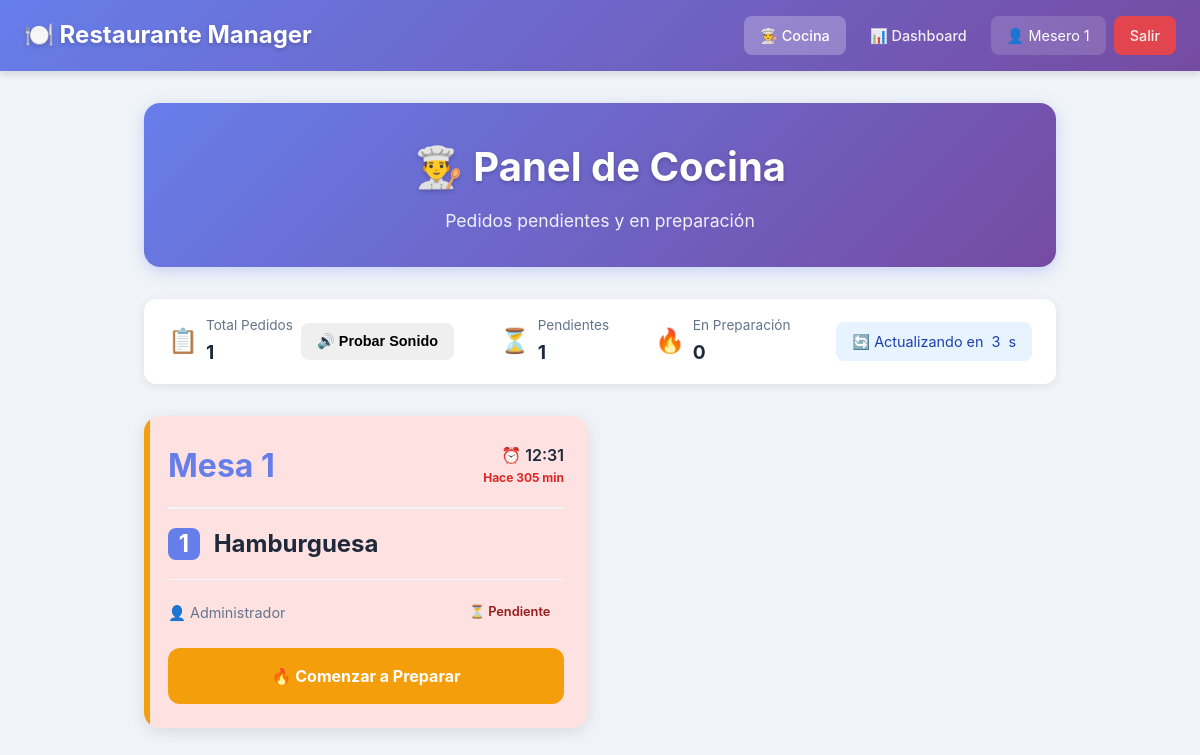
/cocina (signed in), run on the app's committed database.
### app.py (models this page shows, shortened)
class Usuario(UserMixin, db.Model):
    id = db.Column(db.Integer, primary_key=True)
    username = db.Column(db.String(80), unique=True, nullable=False)
    password_hash = db.Column(db.String(200), nullable=False)
    nombre = db.Column(db.String(100), nullable=False)
    rol = db.Column(db.String(20), default='mesero')  # mesero, cocina, admin

class Pedido(db.Model):
    id = db.Column(db.Integer, primary_key=True)
    fecha = db.Column(db.DateTime, default=datetime.now)
    mesa_id = db.Column(db.Integer, db.ForeignKey('mesa.id'), nullable=False)
    sesion_id = db.Column(db.Integer, db.ForeignKey('sesion.id'), nullable=True)
    mesero_id = db.Column(db.Integer, db.ForeignKey('usuario.id'), nullable=False)
    producto = db.Column(db.String(200), nullable=False)
    cantidad = db.Column(db.Integer, default=1)
    precio_unitario = db.Column(db.Float, default=0)  # NUEVO CAMPO
    notas = db.Column(db.Text)
    estado = db.Column(db.String(20), default='pendiente')  # pendiente, preparando, listo, entregado
    pagado = db.Column(db.Boolean, default=False)
    estado_actualizado = db.Column(db.DateTime, default=datetime.now)
    mesa = db.relationship('Mesa', backref='pedidos')
    mesero = db.relationship('Usuario', backref='pedidos')

class Mesa(db.Model):
    id = db.Column(db.Integer, primary_key=True)
    numero = db.Column(db.Integer, nullable=False, unique=True)
    capacidad = db.Column(db.Integer, default=4)
    activa = db.Column(db.Boolean, default=True)

### app.py (the view)
@app.route("/cocina")
@login_required
def cocina():
    hoy = datetime.now().date()
    pedidos_pendientes = Pedido.query.filter(
        db.func.date(Pedido.fecha) == hoy,
        Pedido.estado.in_(['pendiente', 'preparando'])
    ).order_by(Pedido.fecha).all()
    return render_template(
        "cocina.html",
        pedidos=pedidos_pendientes,
        now=datetime.now()
    )

### app.py (called while the page is built)
@login_manager.user_loader
def load_user(user_id):
    return Usuario.query.get(int(user_id))

### templates/cocina.html (shortened to what this page needs)
<!DOCTYPE html>
<html lang="es">
<head>
    <link rel="stylesheet" href="{{ url_for('static', filename='css/styles.css') }}">
</head>
<body>
    <nav class="navbar">
        <div class="nav-container">
            <a href="{{ url_for('dashboard') }}" class="nav-brand">🍽️ Restaurante Manager</a>
            <div class="nav-menu">
                <a href="{{ url_for('cocina') }}" class="nav-link active">👨‍🍳 Cocina</a>
                <a href="{{ url_for('dashboard') }}" class="nav-link">📊 Dashboard</a>
                <span class="nav-user">👤 {{ current_user.nombre }}</span>
                <a href="{{ url_for('logout') }}" class="nav-link nav-logout">Salir</a>
            </div>
        </div>
    </nav>
    <div class="container">
        <div class="cocina-header">
            <h1>👨‍🍳 Panel de Cocina</h1>
            <p class="subtitle">Pedidos pendientes y en preparación</p>
        </div>
        <div class="status-bar">
            <div class="status-item">
                <span class="status-icon">📋</span>
                <div>
                    <div class="status-label">Total Pedidos</div>
                    <div class="status-value" id="total-pedidos">{{ pedidos|length }}</div>
                </div>
                    <button onclick="playAlertSound(); showToast('🔊 Probando sonido', 'info')"
                            class="btn btn-sm"
                            style="padding: 0.5rem 1rem; font-size: 0.9rem;">
                        🔊 Probar Sonido
                    </button>
            </div>
            <div class="status-item">
                <span class="status-icon">⏳</span>
                <div>
                    <div class="status-label">Pendientes</div>
                    <div class="status-value" id="pendientes-count">
                        {{ pedidos|selectattr('estado', 'equalto', 'pendiente')|list|length }}
                    </div>
                </div>
            </div>
            <div class="status-item">
                <span class="status-icon">🔥</span>
                <div>
                    <div class="status-label">En Preparación</div>
                    <div class="status-value" id="preparando-count">
                        {{ pedidos|selectattr('estado', 'equalto', 'preparando')|list|length }}
                    </div>
                </div>
            </div>
            <div class="status-item">
                <span class="refresh-indicator" id="refresh-status">
                    🔄 Actualizando en <span id="countdown">10</span>s
                </span>
            </div>
        </div>
        <div id="pedidos-container">
            {% if pedidos %}
            <div class="pedidos-grid" id="pedidos-grid">
                {% for pedido in pedidos %}
                <div class="pedido-card estado-{{ pedido.estado }}" data-pedido-id="{{ pedido.id }}">
                    <div class="pedido-header">
                        <div class="pedido-mesa">Mesa {{ pedido.mesa.numero }}</div>
                        <div class="pedido-tiempo">
                            <div class="tiempo-hora">⏰ {{ pedido.fecha.strftime('%H:%M') }}</div>
                            <div class="tiempo-transcurrido" data-timestamp="{{ pedido.fecha.timestamp() }}">
                            </div>
                        </div>
                    </div>
                    <div class="pedido-producto">
                        <span class="pedido-cantidad">{{ pedido.cantidad }}</span>
                        {{ pedido.producto }}
                    </div>
                    <div class="pedido-info">
                        <div class="pedido-mesero">
                            <span>👤</span>
                            <span>{{ pedido.mesero.nombre }}</span>
                        </div>
                        <span class="estado-badge estado-{{ pedido.estado }}">
                            {% if pedido.estado == 'pendiente' %}
                                ⏳ Pendiente
                            {% else %}
                                🔥 Preparando
                            {% endif %}
                        </span>
                    </div>
                    <div class="pedido-actions">
                        {% if pedido.estado == 'pendiente' %}
                        <a href="{{ url_for('actualizar_estado', pedido_id=pedido.id, estado='preparando') }}"
                           class="btn btn-warning btn-cocina">
                            🔥 Comenzar a Preparar
                        </a>
                        {% elif pedido.estado == 'preparando' %}
                        <a href="{{ url_for('actualizar_estado', pedido_id=pedido.id, estado='listo') }}"
                           class="btn btn-success btn-cocina">
                            ✅ Marcar como Listo
                        </a>
                        {% endif %}
                    </div>
                </div>
                {% endfor %}
            </div>
            {% else %}
            <div class="empty-state">
                <div class="empty-icon">✨</div>
                <h2>No hay pedidos pendientes</h2>
                <p class="text-muted">Todos los pedidos están listos o entregados</p>
            </div>
            {% endif %}
        </div>
    </div>
</body>
</html>

### static/css/styles.css (style rules this page uses)
* { margin: 0; padding: 0; box-sizing: border-box; }
body { font-family: -apple-system, BlinkMacSystemFont, 'Segoe UI', Roboto, Oxygen, Ubuntu, Cantarell, sans-serif; background: #f8fafc; color: #1e293b; line-height: 1.6; }
.navbar { background: linear-gradient(135deg, #667eea 0%, #764ba2 100%); box-shadow: 0 4px 6px rgba(0,0,0,0.1); position: sticky; top: 0; z-index: 1000; }
.nav-container { max-width: 1400px; margin: 0 auto; padding: 1rem 1.5rem; display: flex; justify-content: space-between; align-items: center; }
.nav-brand { font-size: 1.5rem; font-weight: bold; color: white; text-shadow: 0 2px 4px rgba(0,0,0,0.2); text-decoration: none; }
.nav-menu { display: flex; gap: 0.5rem; align-items: center; flex-wrap: wrap; }
.nav-link { color: rgba(255,255,255,0.9); text-decoration: none; padding: 0.5rem 1rem; border-radius: 0.5rem; transition: all 0.3s; font-weight: 500; font-size: 0.9rem; }
.nav-link.active { background: rgba(255,255,255,0.25); color: white; }
.nav-logout { background: rgba(239, 68, 68, 0.9); }
.nav-user { color: white; font-size: 0.9rem; padding: 0.5rem 1rem; background: rgba(255,255,255,0.15); border-radius: 0.5rem; backdrop-filter: blur(10px); }
.container { max-width: 1400px; margin: 0 auto; padding: 2rem 1.5rem; }
.subtitle { color: #64748b; font-size: 1.1rem; }
.btn { display: inline-block; padding: 0.625rem 1.25rem; border: none; border-radius: 0.5rem; font-size: 0.9rem; font-weight: 600; text-decoration: none; text-align: center; cursor: pointer; transition: all 0.3s; line-height: 1.5; }
.btn-warning { background: #f59e0b; color: white; }
.btn-sm { padding: 0.5rem 1rem; font-size: 0.85rem; }
@media (max-width: 1200px) { .container { max-width: 960px; } }

### data on the page
Usuario: nombre "Mesero 1"
Pedido: mesa.numero "1", fecha "12:31", cantidad "1", producto "Hamburguesa", mesero.nombre "Administrador", estado "⏳ Pendiente"

### other printed values
{{ pedidos|length }} "1"
{{ pedidos|selectattr('estado', 'equalto', 'pendiente')|list|length }} "1"
{{ pedidos|selectattr('estado', 'equalto', 'preparando')|list|length }} "0"
